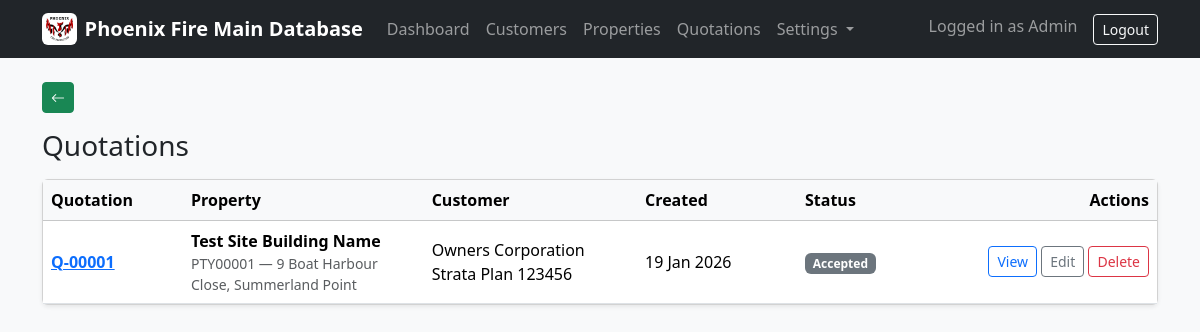
Page /quotations/ (signed in) on the committed database.
### company/models.py (models this page shows, shortened)
class ClientProfile(models.Model):
    company_logo = models.ImageField(upload_to="company/logo/", blank=True, null=True)
    legal_company_name = models.CharField(max_length=255, blank=True)
    trading_name = models.CharField(max_length=255, blank=True)
    company_address = models.TextField(blank=True)
    company_phone = models.CharField(max_length=50, blank=True)
    company_email = models.EmailField(blank=True)
    company_abn = models.CharField(max_length=50, blank=True)
    company_acn = models.CharField(max_length=50, blank=True)
    accounts_phone = models.CharField(max_length=50, blank=True)
    accounts_email = models.EmailField(blank=True)
    updated_at = models.DateTimeField(auto_now=True)
    class Meta:
        verbose_name = "Client Profile"
        verbose_name_plural = "Client Profile"
    @classmethod
    def get_solo(cls):
        obj, _ = cls.objects.get_or_create(pk=1)
        return obj

### quotations/models.py (models this page shows, shortened)
class Quotation(models.Model):
    PREFIX = "Q-"
    PAD = 5
    number = models.CharField(max_length=20, unique=True, editable=False, blank=True)
    site = models.ForeignKey(
        Property,
        on_delete=models.PROTECT,
        related_name="quotations",
    )
    created_at = models.DateTimeField(default=timezone.now)
    notes = models.TextField(blank=True)
    STATUS_CHOICES = [
        ("draft", "Draft"),
        ("sent", "Sent"),
        ("accepted", "Accepted"),
        ("rejected", "Rejected"),
    ]
    status = models.CharField(max_length=20, choices=STATUS_CHOICES, default="draft")
    accepted_by = models.ForeignKey(
        settings.AUTH_USER_MODEL,
        null=True,
        blank=True,
        on_delete=models.SET_NULL,
        related_name="quotations_accepted",
    )
    accepted_by_name = models.CharField(max_length=120, blank=True, default="")
    accepted_date = models.DateField(null=True, blank=True)
    rejected_by = models.ForeignKey(
        settings.AUTH_USER_MODEL,
        null=True,
        blank=True,
        on_delete=models.SET_NULL,
        related_name="quotations_rejected",
    )
    rejected_at = models.DateTimeField(null=True, blank=True)
    work_order_number = models.CharField(max_length=50, null=True, blank=True)
    class Meta:
        ordering = ["-created_at"]

### properties/models.py (models this page shows, shortened)
class Property(models.Model):
    ACCESS_CHOICES = [
        ("unrestricted", "Unrestricted"),
        ("office", "Keys Held In Office"),
        ("key", "Keys Required"),
        ("site_contact", "Site Contact"),
        ("lock_box", "Lock Box Code"),
        ("other", "Other"),
    ]
    site_id = models.CharField(
        max_length=8,
        unique=True,
        editable=False,
        blank=True,
        db_index=True,
    )
    strata_plan = models.CharField(max_length=100, blank=True)
    sor_site_id = models.CharField(max_length=100, blank=True)
    building_name = models.CharField(max_length=200)
    street = models.CharField(max_length=200)
    city = models.CharField(max_length=100)
    state = models.CharField(max_length=50, blank=True)
    post_code = models.CharField(max_length=20, blank=True)
    active_status = models.BooleanField(default=True)
    customer = models.ForeignKey(
        Customer,
        on_delete=models.PROTECT,
        related_name="properties",
        null=True,
        blank=True,
    )
    fire_coordinator = models.CharField(max_length=150, blank=True)
    fire_coordinator_email = models.EmailField(blank=True)
    fire_coordinator_phone = models.CharField(max_length=50, blank=True)
    afss_due_date = models.DateField(null=True, blank=True)
    levels_above_ground = models.PositiveIntegerField(null=True, blank=True)
    levels_below_ground = models.PositiveIntegerField(null=True, blank=True)
    access_details = models.CharField(
        max_length=50,
        choices=ACCESS_CHOICES,
        blank=True,
    )
    access_code = models.CharField(max_length=50, blank=True)
    site_contact = models.CharField(max_length=150, blank=True)
    contact_phone = models.CharField(max_length=50, blank=True)
    site_notes = models.TextField(blank=True)
    technician_notes = models.TextField(blank=True)
    PREFIX = "PTY"
    PAD = 5

### customers/models.py (models this page shows, shortened)
class Customer(models.Model):
    TYPE_STRATA = "Strata"
    TYPE_GOV = "Government"
    TYPE_HOUSING = "Housing"
    TYPE_OTHER = "Other"
    CUSTOMER_TYPE_CHOICES = [
        (TYPE_STRATA, "Strata"),
        (TYPE_GOV, "Government"),
        (TYPE_HOUSING, "Housing"),
        (TYPE_OTHER, "Other"),
    ]
    customer_name = models.CharField(max_length=200)
    customer_address = models.TextField(blank=True, default="")
    billing_email = models.EmailField(blank=True, default="")
    add_email = models.EmailField(blank=True, default="")
    customer_main_phone = models.CharField(max_length=50, blank=True, default="")
    add_phone = models.CharField(max_length=50, blank=True, default="")
    customer_contact_name = models.CharField(max_length=200, blank=True, default="")
    customer_abn_acn = models.CharField(max_length=50, blank=True, default="")
    customer_type = models.CharField(
        max_length=20,
        choices=CUSTOMER_TYPE_CHOICES,
        default=TYPE_OTHER,
    )
    is_active = models.BooleanField(default=True)
    notes = models.TextField(blank=True, default="")
    created_at = models.DateTimeField(auto_now_add=True)
    class Meta:
        ordering = ["customer_name"]

### quotations/views.py (the view)
# urls.py: path("", views.QuotationListView.as_view(), name="list"),
class QuotationListView(ListView):
    model = Quotation
    template_name = "quotations/quotation_list.html"
    context_object_name = "items"
    def get_queryset(self):
        return (
            Quotation.objects.select_related("site", "site__customer")
            .prefetch_related("items", "items__efsm_code")
        )

### company/context_processors.py (called while the page is built)
def client_profile(request):
    try:
        return {"client_profile": ClientProfile.get_solo()}
    except Exception:
        return {"client_profile": None}

### templates/quotations/quotation_list.html
{% extends "base.html" %}
{% block content %}
<div class="d-flex justify-content-between align-items-center mb-3">
  <h1 class="h3 mb-0">Quotations</h1>
</div>
<div class="card shadow-sm">
  <div class="table-responsive">
    <table class="table table-hover align-middle mb-0">
      <thead class="table-light">
        <tr>
          <th style="width: 140px;">Quotation</th>
          <th>Property</th>
          <th>Customer</th>
          <th style="width: 160px;">Created</th>
          <th style="width: 140px;">Status</th>
          <th class="text-end" style="width: 220px;">Actions</th>
        </tr>
      </thead>
      <tbody>
        {% for q in items %}
          <tr>
            <td class="fw-semibold">
              <a href="{% url 'quotations:detail' q.pk %}">
                {{ q.number }}
              </a>
            </td>
            <td>
              <div class="fw-semibold">{{ q.site.building_name }}</div>
              <div class="text-muted small">
                {{ q.site.site_id }} — {{ q.site.street }}, {{ q.site.city }}
              </div>
            </td>
            <td>
              {% if q.site.customer %}
                {{ q.site.customer.customer_name }}
              {% else %}
                <span class="text-muted">—</span>
              {% endif %}
            </td>
            <td>
              {{ q.created_at|date:"d M Y" }}
            </td>
            <td>
              <span class="badge bg-secondary">
                {{ q.get_status_display }}
              </span>
            </td>
            <td class="text-end">
              <a class="btn btn-sm btn-outline-primary"
                 href="{% url 'quotations:detail' q.pk %}">
                View
              </a>
              <a class="btn btn-sm btn-outline-secondary"
                 href="{% url 'quotations:update' q.pk %}">
                Edit
              </a>
              <a class="btn btn-sm btn-outline-danger"
                 href="{% url 'quotations:delete' q.pk %}">
                Delete
              </a>
            </td>
          </tr>
        {% empty %}
          <tr>
            <td colspan="6" class="text-center text-muted py-4">
              No quotations yet.
            </td>
          </tr>
        {% endfor %}
      </tbody>
    </table>
  </div>
</div>
{% endblock %}

### templates/base.html (shortened to what this page needs)
<!doctype html>
<html lang="en">
<head>
  <link href="https://cdn.jsdelivr.net/npm/bootstrap@5.3.3/dist/css/bootstrap.min.css" rel="stylesheet">
  <link rel="stylesheet" href="https://cdn.jsdelivr.net/npm/bootstrap-icons@1.11.3/font/bootstrap-icons.min.css">
</head>
<body class="bg-light">
<nav class="navbar navbar-expand-lg navbar-dark bg-dark">
  <div class="container">
    <a class="navbar-brand fw-semibold d-flex align-items-center gap-2"
       href="{% url 'dashboard' %}">
      {% if client_profile and client_profile.company_logo %}
        <img src="{{ client_profile.company_logo.url }}"
             alt="Company Logo"
             style="height:32px;width:auto;"
             class="rounded bg-white p-1">
      {% endif %}
      <span>Phoenix Fire Main Database</span>
    </a>
    <div class="collapse navbar-collapse" id="mainNav">
      <ul class="navbar-nav me-auto">
        <li class="nav-item">
          <a class="nav-link" href="{% url 'dashboard' %}">Dashboard</a>
        </li>
        <li class="nav-item">
          <a class="nav-link" href="{% url 'customers:list' %}">Customers</a>
        </li>
        <li class="nav-item">
          <a class="nav-link" href="{% url 'properties:list' %}">Properties</a>
        </li>
        <li class="nav-item">
          <a class="nav-link" href="{% url 'quotations:list' %}">Quotations</a>
        </li>
        <li class="nav-item dropdown">
          <a class="nav-link dropdown-toggle" href="#" id="settingsDropdown"
             role="button" data-bs-toggle="dropdown">
            Settings
          </a>
        </li>
      </ul>
      <ul class="navbar-nav">
        {% if user.is_authenticated %}
          <li class="nav-item">
            <span class="navbar-text me-3">
              Logged in as {{ user.username }}
            </span>
          </li>
          <li class="nav-item">
            <a class="btn btn-outline-light btn-sm" href="/admin/logout/">Logout</a>
          </li>
        {% else %}
          <li class="nav-item">
            <a class="btn btn-outline-light btn-sm" href="/admin/login/">Login</a>
          </li>
        {% endif %}
      </ul>
    </div>
  </div>
</nav>
<main class="container my-4 page-wrap">
  <div class="mb-3 no-print">
    <button type="button"
            class="btn btn-back btn-sm"
            onclick="goBackAnimated()"
            title="Back">
      <i class="bi bi-arrow-left"></i>
    </button>
  </div>
  {% block content %}{% endblock %}
</main>
</body>
</html>

### templates/base.html (style rules this page uses)
.page-wrap { animation: pageEnter 160ms ease-out; }
.btn-back, a.btn-back, button.btn-back { background-color: var(--bs-success) !important; border-color: var(--bs-success) !important; color: #fff !important; }

### rows in the picture
ClientProfile: company_logo (picture)
Quotation: number "Q-00001", site.building_name "Test Site Building Name", site.site_id "PTY00001", site.street "9 Boat Harbour Close", site.city "Summerland Point", site.customer.customer_name "Owners Corporation Strata Plan 123456", created_at "19 Jan 2026", status "Accepted"

### other values in the picture
{{ user.username }} "Admin"
